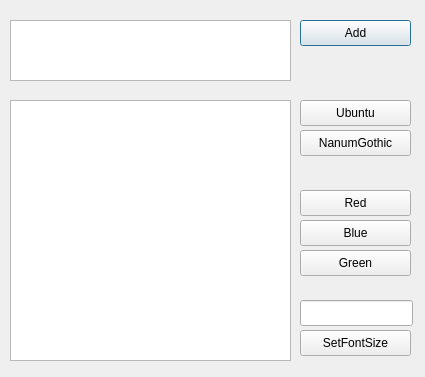
<?xml version="1.0" encoding="UTF-8"?>
<ui version="4.0">
 <class>Dialog</class>
 <widget class="QDialog" name="Dialog">
  <property name="geometry">
   <rect>
    <x>0</x>
    <y>0</y>
    <width>425</width>
    <height>377</height>
   </rect>
  </property>
  <property name="windowTitle">
   <string>Dialog</string>
  </property>
  <widget class="QTextEdit" name="inputText">
   <property name="geometry">
    <rect>
     <x>10</x>
     <y>20</y>
     <width>281</width>
     <height>61</height>
    </rect>
   </property>
  </widget>
  <widget class="QTextEdit" name="outputText">
   <property name="geometry">
    <rect>
     <x>10</x>
     <y>100</y>
     <width>281</width>
     <height>261</height>
    </rect>
   </property>
  </widget>
  <widget class="QPushButton" name="addButton">
   <property name="geometry">
    <rect>
     <x>300</x>
     <y>20</y>
     <width>111</width>
     <height>26</height>
    </rect>
   </property>
   <property name="text">
    <string>Add</string>
   </property>
  </widget>
  <widget class="QPushButton" name="ubuntuButton">
   <property name="geometry">
    <rect>
     <x>300</x>
     <y>100</y>
     <width>111</width>
     <height>26</height>
    </rect>
   </property>
   <property name="text">
    <string>Ubuntu</string>
   </property>
  </widget>
  <widget class="QPushButton" name="nanumButton">
   <property name="geometry">
    <rect>
     <x>300</x>
     <y>130</y>
     <width>111</width>
     <height>26</height>
    </rect>
   </property>
   <property name="text">
    <string>NanumGothic</string>
   </property>
  </widget>
  <widget class="QPushButton" name="redButton">
   <property name="geometry">
    <rect>
     <x>300</x>
     <y>190</y>
     <width>111</width>
     <height>26</height>
    </rect>
   </property>
   <property name="text">
    <string>Red</string>
   </property>
  </widget>
  <widget class="QPushButton" name="blueButton">
   <property name="geometry">
    <rect>
     <x>300</x>
     <y>220</y>
     <width>111</width>
     <height>26</height>
    </rect>
   </property>
   <property name="text">
    <string>Blue</string>
   </property>
  </widget>
  <widget class="QPushButton" name="greenButton">
   <property name="geometry">
    <rect>
     <x>300</x>
     <y>250</y>
     <width>111</width>
     <height>26</height>
    </rect>
   </property>
   <property name="text">
    <string>Green</string>
   </property>
  </widget>
  <widget class="QLineEdit" name="fontSizeLine">
   <property name="geometry">
    <rect>
     <x>300</x>
     <y>300</y>
     <width>113</width>
     <height>26</height>
    </rect>
   </property>
  </widget>
  <widget class="QPushButton" name="fontSizeButton">
   <property name="geometry">
    <rect>
     <x>300</x>
     <y>330</y>
     <width>111</width>
     <height>26</height>
    </rect>
   </property>
   <property name="text">
    <string>SetFontSize</string>
   </property>
  </widget>
 </widget>
 <resources/>
 <connections/>
</ui>
